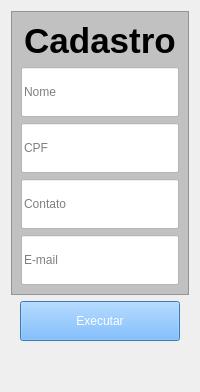
                <widget class="QWidget" name="tab">
                 <attribute name="title">
                  <string>Cadastro</string>
                 </attribute>
                 <layout class="QVBoxLayout" name="verticalLayout_9">
                  <item>
                   <widget class="QFrame" name="frame_4">
                    <property name="styleSheet">
                     <string notr="true">background-color: rgb(193, 193, 193);
font: 75 10pt &quot;MS Shell Dlg 2&quot;;</string>
                    </property>
                    <property name="frameShape">
                     <enum>QFrame::StyledPanel</enum>
                    </property>
                    <property name="frameShadow">
                     <enum>QFrame::Raised</enum>
                    </property>
                    <layout class="QGridLayout" name="gridLayout">
                     <item row="0" column="0">
                      <widget class="QLabel" name="ibs_cadastramento">
                       <property name="styleSheet">
                        <string notr="true">font: 75 28pt &quot;MS Shell Dlg 2&quot;;</string>
                       </property>
                       <property name="text">
                        <string>&lt;html&gt;&lt;head/&gt;&lt;body&gt;&lt;p align=&quot;center&quot;&gt;&lt;span style=&quot; font-size:26pt; font-weight:600;&quot;&gt;Cadastro&lt;/span&gt;&lt;/p&gt;&lt;/body&gt;&lt;/html&gt;</string>
                       </property>
                      </widget>
                     </item>
                     <item row="1" column="0">
                      <widget class="QLineEdit" name="txt_nome">
                       <property name="minimumSize">
                        <size>
                         <width>0</width>
                         <height>50</height>
                        </size>
                       </property>
                       <property name="styleSheet">
                        <string notr="true">background-color: rgb(255, 255, 255);</string>
                       </property>
                       <property name="placeholderText">
                        <string>Nome</string>
                       </property>
                      </widget>
                     </item>
                     <item row="2" column="0">
                      <widget class="QLineEdit" name="txt_cpf">
                       <property name="minimumSize">
                        <size>
                         <width>0</width>
                         <height>50</height>
                        </size>
                       </property>
                       <property name="styleSheet">
                        <string notr="true">background-color: rgb(255, 255, 255);
font: 75 10pt &quot;MS Shell Dlg 2&quot;;</string>
                       </property>
                       <property name="placeholderText">
                        <string>CPF</string>
                       </property>
                      </widget>
                     </item>
                     <item row="3" column="0">
                      <widget class="QLineEdit" name="txt_contato">
                       <property name="minimumSize">
                        <size>
                         <width>0</width>
                         <height>50</height>
                        </size>
                       </property>
                       <property name="styleSheet">
                        <string notr="true">background-color: rgb(255, 255, 255);</string>
                       </property>
                       <property name="placeholderText">
                        <string>Contato</string>
                       </property>
                      </widget>
                     </item>
                     <item row="4" column="0">
                      <widget class="QLineEdit" name="txt_email">
                       <property name="minimumSize">
                        <size>
                         <width>0</width>
                         <height>50</height>
                        </size>
                       </property>
                       <property name="styleSheet">
                        <string notr="true">background-color: rgb(255, 255, 255);</string>
                       </property>
                       <property name="placeholderText">
                        <string>E-mail</string>
                       </property>
                      </widget>
                     </item>
                    </layout>
                   </widget>
                  </item>
                  <item alignment="Qt::AlignHCenter">
                   <widget class="QPushButton" name="btn_executar1">
                    <property name="minimumSize">
                     <size>
                      <width>160</width>
                      <height>40</height>
                     </size>
                    </property>
                    <property name="cursor">
                     <cursorShape>PointingHandCursor</cursorShape>
                    </property>
                    <property name="styleSheet">
                     <string notr="true">QPushButton:hover{
	color: rgb(0, 0, 0);
	backgroud-color: rgb(147, 147, 147)
}

QPushButton{
background-color: rgb(85, 170, 255);
	color: rgb(255, 255, 255);
	font: 15pt &quot;MS Shell Dlg 2&quot;;
}</string>
                    </property>
                    <property name="text">
                     <string>Executar</string>
                    </property>
                    <property name="iconSize">
                     <size>
                      <width>40</width>
                      <height>40</height>
                     </size>
                    </property>
                   </widget>
                  </item>
                  <item>
                   <spacer name="verticalSpacer_3">
                    <property name="orientation">
                     <enum>Qt::Vertical</enum>
                    </property>
                    <property name="sizeHint" stdset="0">
                     <size>
                      <width>20</width>
                      <height>40</height>
                     </size>
                    </property>
                   </spacer>
                  </item>
                 </layout>
                </widget>
